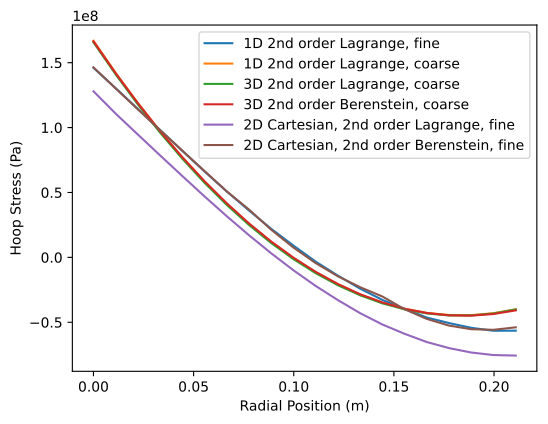

This chart was generated by the following Python code:
#!/usr/bin/env python

import pandas
import matplotlib
matplotlib.use('Agg')
import matplotlib.pyplot as plt
import numpy as np
import sys

cases=['1d', '1d_coarse', '3d_lagrange', '3d_berenstein', '2d_lagrange', '2d_berenstein']


names={'3d_berenstein': '3D 2nd order Berenstein, coarse',
        '1d': '1D 2nd order Lagrange, fine',
        '1d_coarse': '1D 2nd order Lagrange, coarse',
        '3d_lagrange': '3D 2nd order Lagrange, coarse',
        '2d_lagrange': '2D Cartesian, 2nd order Lagrange, fine',
        '2d_berenstein': '2D Cartesian, 2nd order Berenstein, fine'}

dataframes={}
for case in cases:
  dataframes[case]=pandas.read_csv(case+'/csv/out_hoop_stress_base_0_0_0020.csv')

f1 = plt.figure(1, figsize=(6,4.5))
ax = plt.gca()

for case in cases:
  dataframes[case].plot(ax=ax, x='id', y='hoop_stress_base', label=names[case])

ax.set_xlabel('Radial Position (m)')
ax.set_ylabel('Hoop Stress (Pa)')
plt.savefig('profile_comp.pdf', bbox_inches='tight', pad_inches=0.1)
